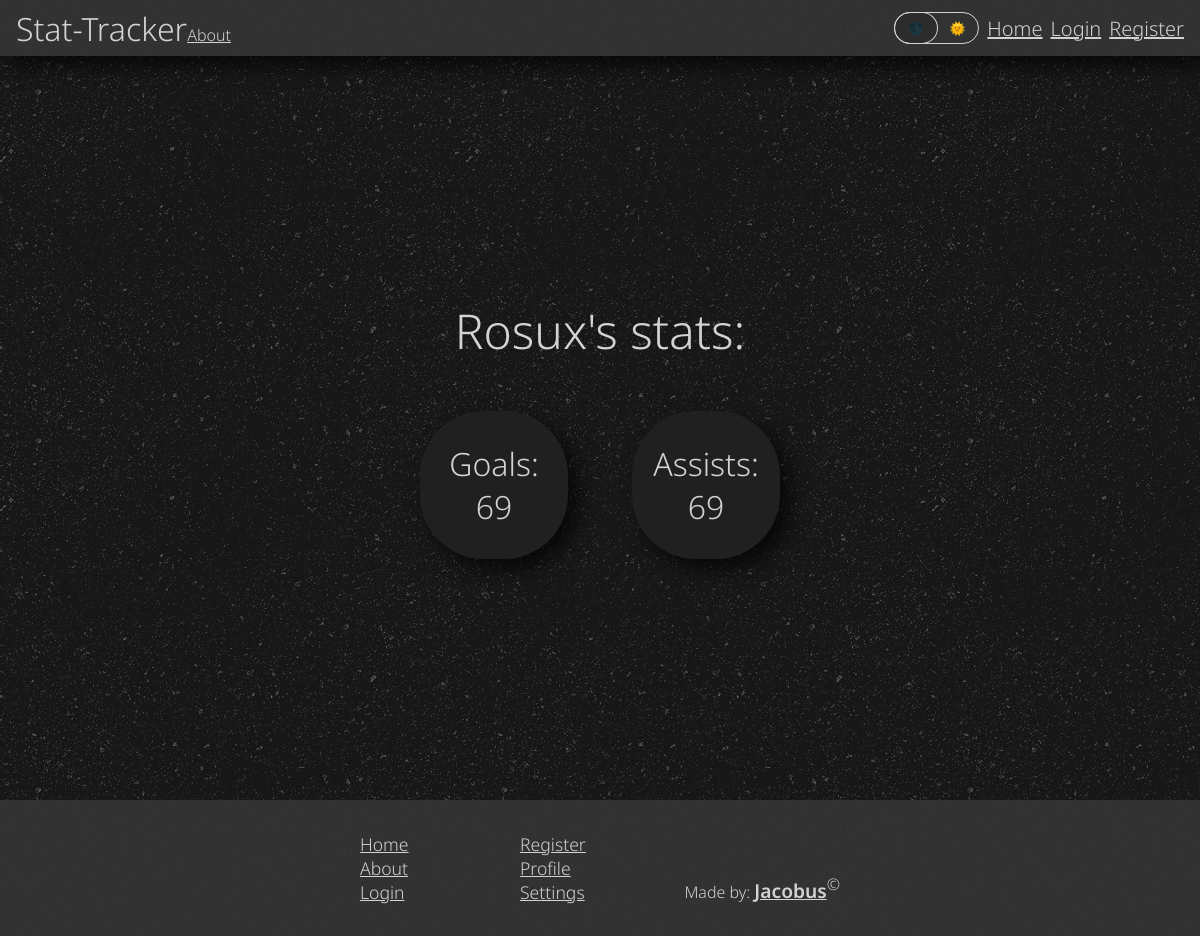
The app's page /pages/profile.php?user=53 with its own data.
### tables this page shows
CREATE TABLE `users` (
  `id` int(11) NOT NULL,
  `name` varchar(40) NOT NULL,
  `email` varchar(255) NOT NULL,
  `password` varchar(255) NOT NULL,
  `goals` int(32) NOT NULL DEFAULT 0,
  `assists` int(32) NOT NULL DEFAULT 0,
  `login_token` varchar(255) DEFAULT NULL,
  `admin` int(11) NOT NULL DEFAULT 0
);

### php/user_profile.php (called while the page is built, shortened)
<?php
class Profile {
    private $conn;
    public function __construct($id) {
        $this->conn = $conn;
        try{
            $this->setUserData($id);
        }catch(Exception $e){
            return $e->getMessage();
        }
    }
    private function setUserData($id) {
        $stmt = $this->conn->prepare("SELECT * FROM users WHERE id=?");
        $result = $stmt->execute([$id]);
        $stmt->execute([$id]);
        $data = $stmt->fetchAll(PDO::FETCH_ASSOC);
        $this->name = $data[0]["name"];
        $this->goals = $data[0]["goals"];
        $this->assists = $data[0]["assists"];
    }
}
?>

### pages/profile.php (the view, shortened to what this page needs)
<?php
    require_once "../php/user_profile.php";
    $user = new User();
    if(isset($_GET["user"])){
        $profile = new Profile($_GET["user"]);
    }
?>
<!DOCTYPE html>
<html lang="en">
<head>
    <link rel="stylesheet" href="../styles/main.css">
    <link rel="stylesheet" href="../styles/stats.css">
    <link rel="stylesheet" href="../styles/profile.css">
</head>
<body>
    <?php require_once("header.php"); ?>
    <?php if(isset($profile) && !$profile){?>
        <div class="center">
            <p>User Profile Not Found</p>
            <a href="profile.php?user=<?php echo $user->id ?>" class="button">Click here to get back to your profile</a>
        </div>
    <?php }else{ ?>
        <div class="center">
            <p><?php
                if(isset($profile)){
                    print($profile->name);
                }else{
                    print($user->name);
                }
            ?>'s stats:</p>
            <div class="stat-wrapper">
                <div class="stat-card shadow" data-tilt data-tilt-glare data-tilt-max-glare="0.1">
                    <p class="stat-card-counter-text">Goals:</p>
                    <p class="stat-card-counter-number"><?php
                        if(isset($profile)){
                            print($profile->goals);
                        }else{
                            print($user->goals);
                        }
                    ?></p>
                </div>
                <div class="stat-card shadow" data-tilt data-tilt-glare data-tilt-max-glare="0.1">
                    <p class="stat-card-counter-text">Assists:</p>
                    <p class="stat-card-counter-number"><?php
                        if(isset($profile)){
                            print($profile->assists);
                        }else{
                            print($user->assists);
                        }
                    ?></p>
                </div>
            </div>
        </div>
    <?php } ?>
    <?php require_once("footer.php"); ?>
</body>
</html>

### styles/main.css (style rules this page uses)
:root { --header-color: hsl(0, 0%, 20%); --text-color: hsl(0, 0%, 83%); --background-color: hsl(0, 0%, 9%); --accent-color-1: hsl(0, 0%, 13%); --accent-color-2: hsl(0, 0%, 19%); --font: 'Noto Sans', sans-serif; --background-ashpalt-texture: url("../images/asfalt-dark.png"); }
body, html { min-height: 100vh; padding: 0; margin: 0; color: var(--text-color); background-color: var(--background-color); font-family: var(--font); font-weight: 300; display: flex; flex-direction: column; background-image: var(--background-ashpalt-texture); }
body { padding-top: 3.5rem; }
p, a, h1, h2, h3, h4, h5, h6, ul { padding: 0; margin: 0; text-decoration: none; color: inherit; }
* { box-sizing: border-box; }
.center { display: flex; flex-direction: column; align-items: center; justify-content: center; margin-bottom: 5rem; }
.shadow { box-shadow: 10px 10px 20px 0px rgba(0, 0, 0, 0.7); }

### styles/stats.css (style rules this page uses)
.stat-wrapper { width: 40%; height: fit-content; display: grid; grid-template-columns: repeat(2, 1fr); grid-template-rows: repeat(2, fit-content()); column-gap: 4rem; }
.stat-card { width: 100%; aspect-ratio: 1/1; background-color: var(--accent-color-1); border-radius: 4em; font-size: 1rem; display: grid; grid-template-rows: 1fr 1fr; }
.stat-card-counter-text, .stat-card-counter-number { justify-self: center; font-size: 3em; }
.stat-card-counter-text { align-self: flex-end; }
.stat-card-counter-number { align-self: flex-start; }

### styles/profile.css (style rules this page uses)
.center { min-height: calc(100vh - 3.5rem); padding: 0; margin: 0; }
.center > p { font-size: 3rem; margin-bottom: 3rem; }
.center > .stat-wrapper { width: 30%; }
.center > .stat-wrapper > .stat-card > p { font-size: 2rem; }

### records on screen
users: name "Rosux", goals "69", assists "69"
